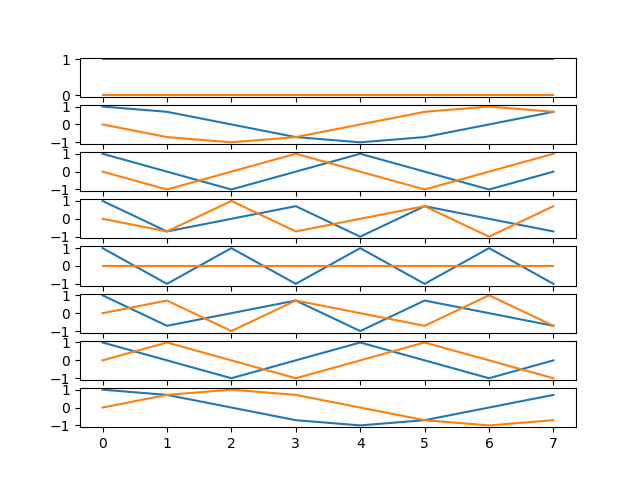

Generate this figure with Python:
import numpy as np
import math
import matplotlib.pyplot as plt
from matplotlib.backends.backend_pdf import PdfPages

pdf = []
pdfDoc = PdfPages('p01.pdf')


def fourier_matrix(N):
    dft = []
    for row in range(N):
        dft.append([])
        
        for k in range(N):
            dft[row].append(np.exp(-2j * np.pi * k  * row/ N))
    
    return dft

N = 8
f = fourier_matrix(N)

fig, axs = plt.subplots(N)

for row in range(N):
    axs[row].plot(np.real(f[row]))
    axs[row].plot(np.imag(f[row]))
    
pdf.append(fig)
fig.savefig('p01.png')

for page in pdf:
    pdfDoc.savefig(page)
pdfDoc.close()